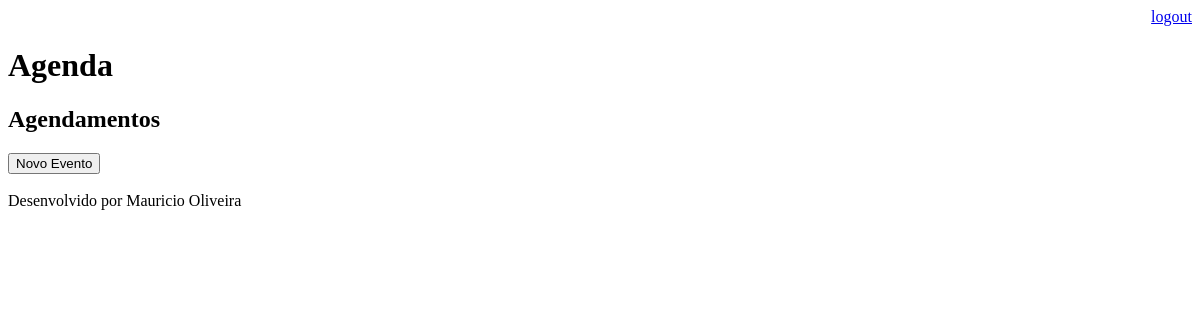
/agenda/ (signed in), run on an earlier commit of the app's database.
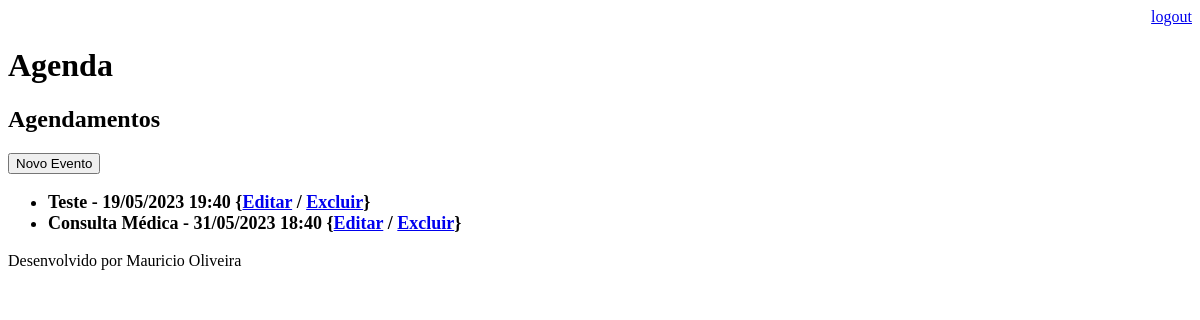
And on a later commit of the database.
### core/models.py (models this page shows, shortened)
class Evento(models.Model):
    titulo = models.CharField(max_length=100)
    descricao = models.TextField(blank=True, null=True)
    data_evento = models.DateTimeField()
    data_criacao = models.DateTimeField(auto_now=True)
    usuario = models.ForeignKey(User, on_delete=models.CASCADE)
    class Meta:
        db_table = 'evento'
    def get_data_evento(self):
        return self.data_evento.strftime('%d/%m/%Y %H:%M')

### core/views.py (the view)
# urls.py: path('agenda/', views.lista_eventos),
@login_required(login_url='/login/')
def lista_eventos(request):
    user = request.user
    evento = Evento.objects.filter(usuario=user)
    dados = {'evento': evento}
    return render(request, 'agenda.html', dados)

### templates/agenda.html
   {% extends "model-page.html" %}
   {% block content %}
    <h2>Agendamentos</h2>
    <a href="evento/"><button type="button">Novo Evento</button></a>
    <ul style="font-size: 18px;">
    {% for e in evento %}
        <li><b>{{ e.titulo }} - {{e.get_data_evento}} {<a href="evento/?id={{e.id}}">Editar</a> / <a href="evento/delete/{{ e.id }}">Excluir</a>}</b></li>
    {% endfor %}
    </ul>
    {% endblock %}

### templates/model-page.html (shortened to what this page needs)
<!DOCTYPE html>
<html lang="en">
<head>
</head>
<body>
    <div style="display: flex; align-items: center; justify-content: flex-end;">
        <a href="/logout">logout</a>
    </div>
    <h1>Agenda</h1>
    {% block content %} {% endblock %}
    {% include "model-footer.html" %}
</body>
</html>

### templates/model-footer.html
<p>Desenvolvido por Mauricio Oliveira</p>

What changed in the data, as far as the page shows it:
added Evento: titulo "Teste", get_data_evento "19/05/2023 19:40"
added Evento: titulo "Consulta Médica", get_data_evento "31/05/2023 18:40"
